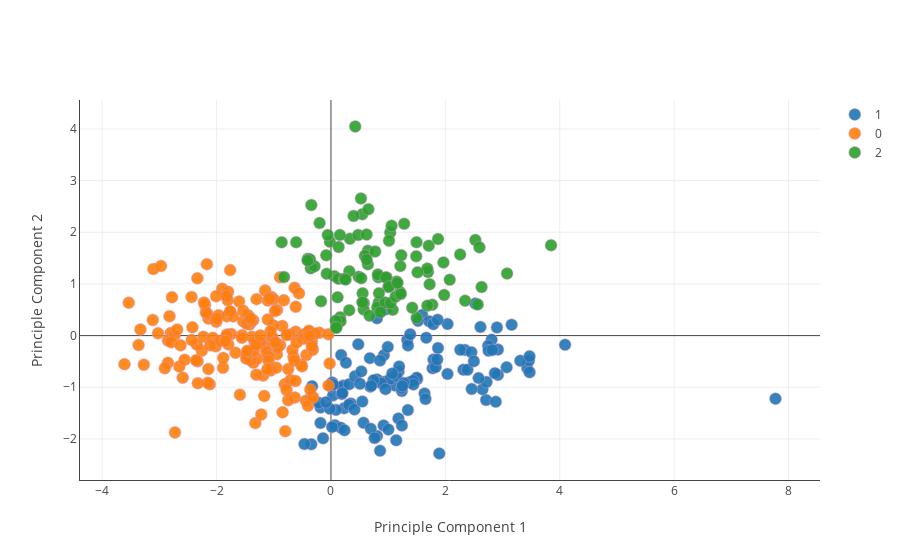

Notebook code cell kept with this figure:
### Code cell
file_name = "data/cho.txt"
iteration_count = 10
initial_centroids = [3, 20, 9]
driver(file_name, iteration_count, initial_centroids)
